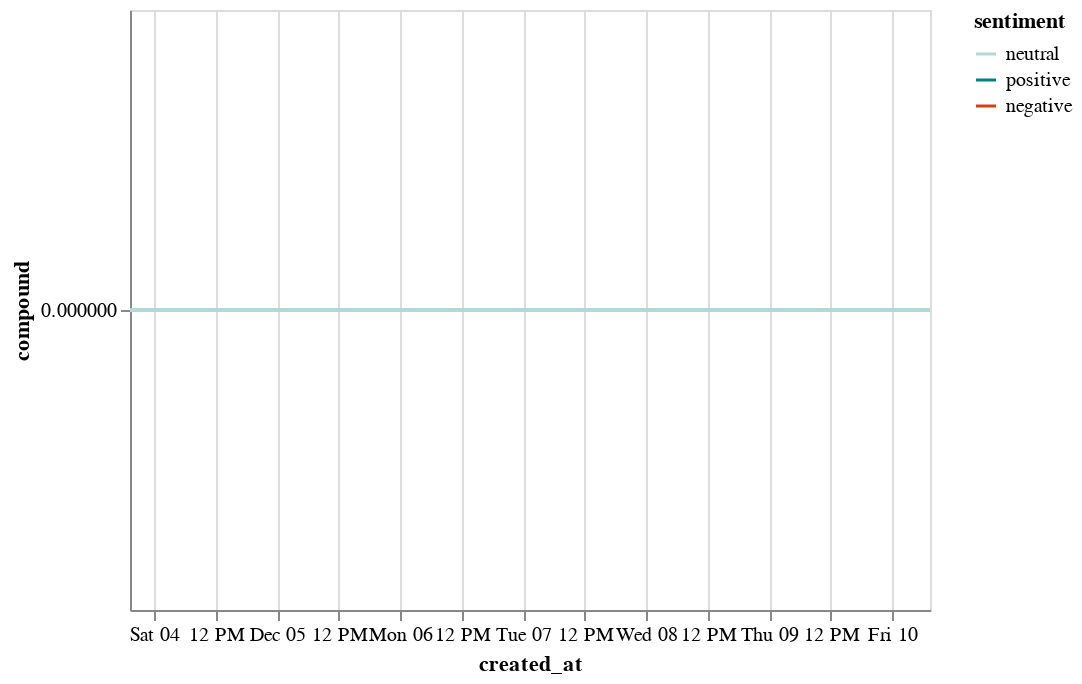

The code cell stored with this chart in its notebook:
### Code cell
alt.Chart(df).mark_line().encode(
   x=alt.X('created_at:T'),
   y=alt.Y('compound'),
   color=alt.Color('sentiment', scale=alt.Scale(domain=domain, range=range_))
)
